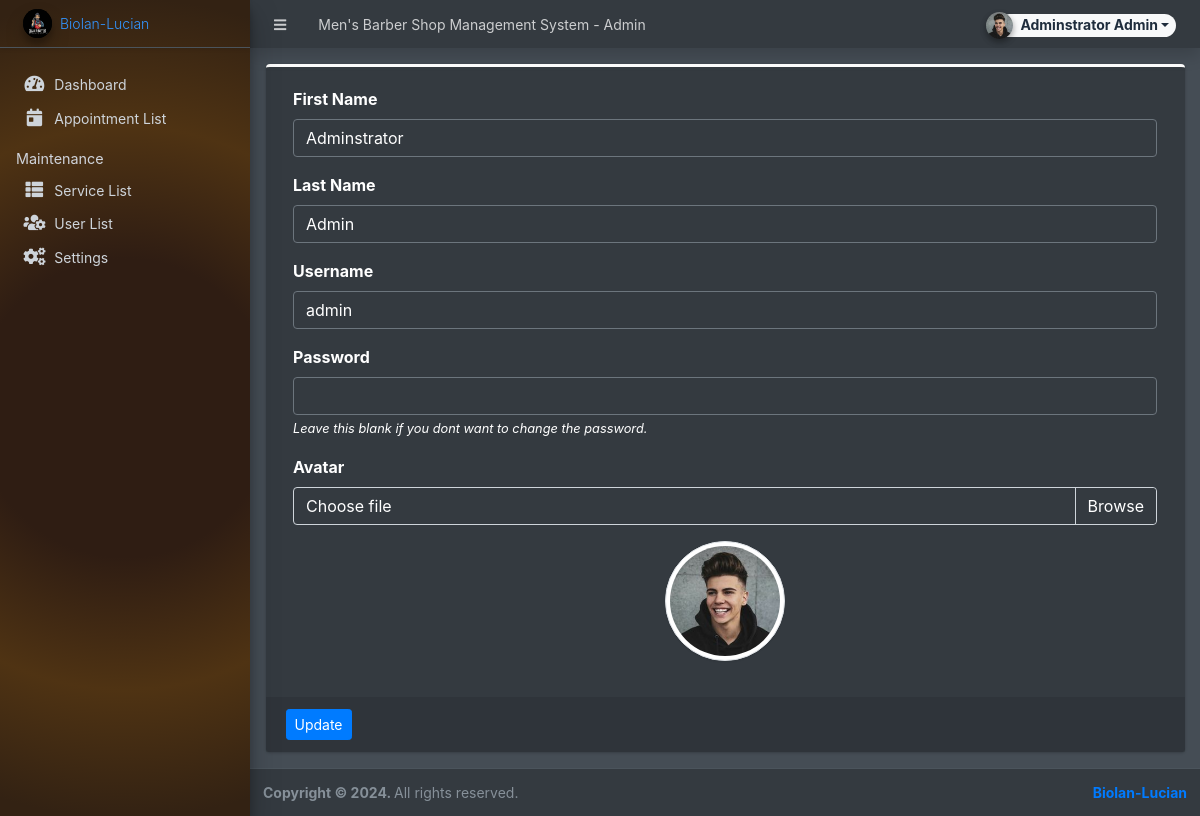
The app's page /admin/?page=user (signed in) with its own data.
### tables this page shows
CREATE TABLE `users` (
  `id` int(50) NOT NULL,
  `firstname` varchar(250) NOT NULL,
  `middlename` text DEFAULT NULL,
  `lastname` varchar(250) NOT NULL,
  `username` text NOT NULL,
  `password` text NOT NULL,
  `avatar` text DEFAULT NULL,
  `last_login` datetime DEFAULT NULL,
  `type` tinyint(1) NOT NULL DEFAULT 0,
  `status` int(1) NOT NULL DEFAULT 1 COMMENT '0=not verified, 1 = verified',
  `date_added` datetime NOT NULL DEFAULT current_timestamp(),
  `date_updated` datetime DEFAULT NULL ON UPDATE current_timestamp()
);

### classes/DBConnection.php (called while the page is built, shortened)
<?php
class DBConnection{
    private $host = DB_SERVER;
    private $username = DB_USERNAME;
    private $password = DB_PASSWORD;
    private $database = DB_NAME;
    public $conn;
    public function __construct(){
        if (!isset($this->conn)) {
            $this->conn = new mysqli($this->host, $this->username, $this->password, $this->database);
        }
    }
}
?>

### classes/SystemSettings.php (called while the page is built, shortened)
<?php
class SystemSettings extends DBConnection{
	function userdata($field = ''){
		if(!empty($field)){
			if(isset($_SESSION['userdata'][$field]))
				return $_SESSION['userdata'][$field];
			else
				return null;
		}else{
			return false;
		}
	}
}
$_settings = new SystemSettings();
?>

### config.php (called while the page is built, shortened)
<?php
require_once('classes/DBConnection.php');
require_once('classes/SystemSettings.php');
function validate_image($file){
    if(!empty($file)){
        $ex = explode('?', $file);
        $file = $ex[0];
        $param = isset($ex[1]) ? '?'.$ex[1] : '';
        if(is_file(base_app.$file)){
            return base_url.$file.$param;
        } else {
            return base_url.'dist/img/no-image-available.png';
        }
    } else {
        return base_url.'dist/img/no-image-available.png';
    }
}
?>

### admin/user/index.php (the view, shortened to what this page needs)
<?php
$user = $conn->query("SELECT * FROM users where id ='".$_settings->userdata('id')."'");
foreach($user->fetch_array() as $k =>$v){
	$meta[$k] = $v;
}
?>
<div class="card card-outline card-primary">
	<div class="card-body">
		<div class="container-fluid">
			<form action="" id="manage-user">
				<div class="form-group">
					<label for="name">First Name</label>
					<input type="text" name="firstname" id="firstname" class="form-control" value="<?php echo isset($meta['firstname']) ? $meta['firstname']: '' ?>" required>
				</div>
				<div class="form-group">
					<label for="name">Last Name</label>
					<input type="text" name="lastname" id="lastname" class="form-control" value="<?php echo isset($meta['lastname']) ? $meta['lastname']: '' ?>" required>
				</div>
				<div class="form-group">
					<label for="username">Username</label>
					<input type="text" name="username" id="username" class="form-control" value="<?php echo isset($meta['username']) ? $meta['username']: '' ?>" required  autocomplete="off">
				</div>
				<div class="form-group">
					<label for="password">Password</label>
					<input type="password" name="password" id="password" class="form-control" value="" autocomplete="off">
					<small><i>Leave this blank if you dont want to change the password.</i></small>
				</div>
				<div class="form-group">
					<label for="" class="control-label">Avatar</label>
					<div class="custom-file">
		              <label class="custom-file-label" for="customFile">Choose file</label>
		            </div>
				</div>
				<div class="form-group d-flex justify-content-center">
					<img src="<?php echo validate_image(isset($meta['avatar']) ? $meta['avatar'] :'') ?>" alt="" id="cimg" class="img-fluid img-thumbnail">
				</div>
			</form>
		</div>
	</div>
	<div class="card-footer">
			<div class="col-md-12">
				<div class="row">
					<button class="btn btn-sm btn-primary" form="manage-user">Update</button>
				</div>
			</div>
		</div>
</div>

### admin/user/index.php (style rules this page uses)
img#cimg { height: 15vh; width: 15vh; object-fit: cover; border-radius: 100% 100%; }

### records on screen
users: firstname "Adminstrator", lastname "Admin", username "admin", avatar (picture)

### other values on screen
$_settings->info('name') "Men's Barber Shop Management System"
$_settings->userdata('firstname').' '.$_settings->userdata('lastname') "Adminstrator Admin"
$_settings->info('short_name') "Biolan-Lucian"
